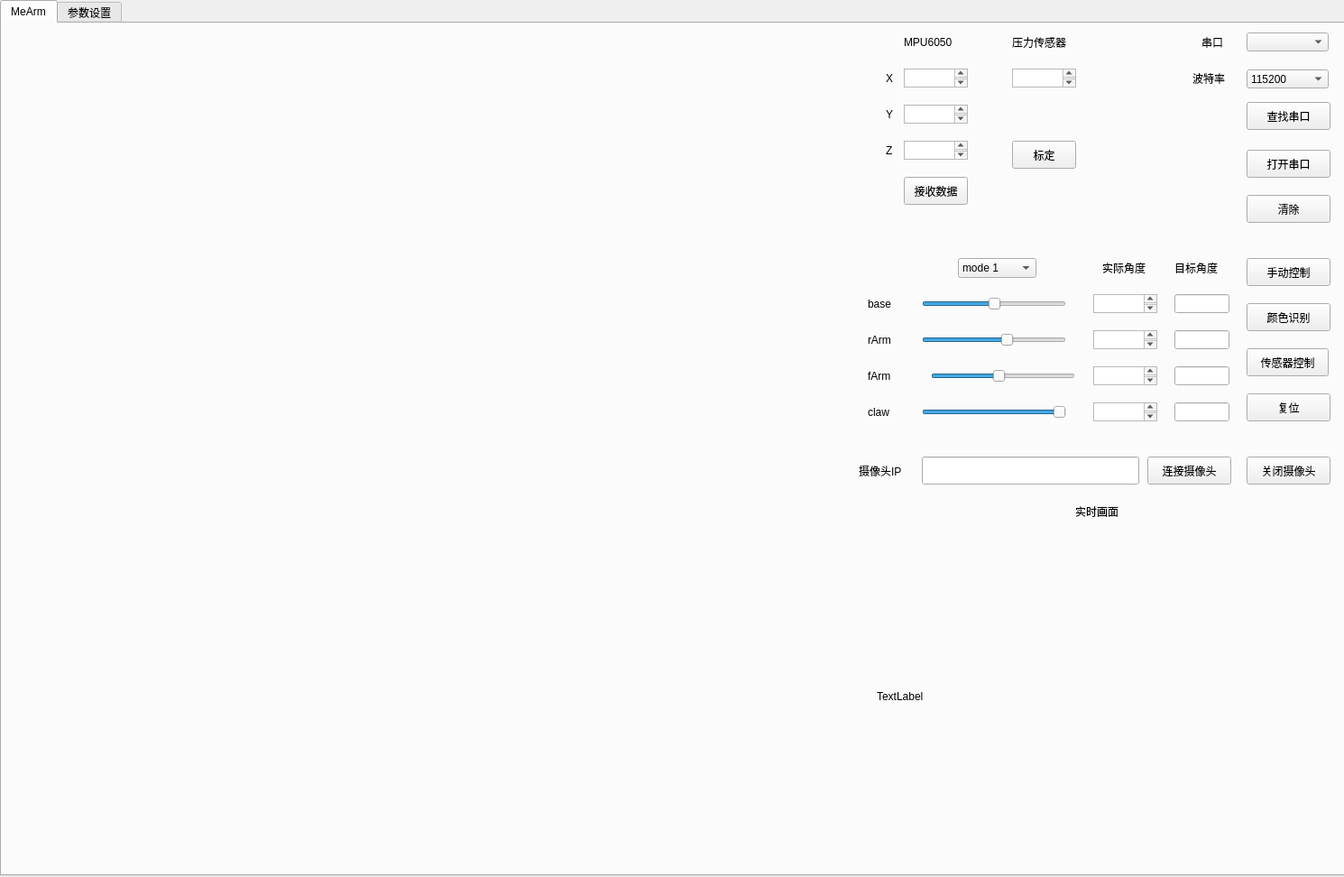
<?xml version="1.0" encoding="UTF-8"?>
<ui version="4.0">
 <class>MeArm</class>
 <widget class="QWidget" name="MeArm">
  <property name="geometry">
   <rect>
    <x>0</x>
    <y>0</y>
    <width>1490</width>
    <height>972</height>
   </rect>
  </property>
  <property name="windowTitle">
   <string>MeArm机械臂</string>
  </property>
  <property name="windowIcon">
   <iconset>
    <normaloff>C:/Users/dell/.designer/backup/hust.ico</normaloff>C:/Users/dell/.designer/backup/hust.ico</iconset>
  </property>
  <widget class="QTabWidget" name="tabWidget">
   <property name="geometry">
    <rect>
     <x>0</x>
     <y>0</y>
     <width>1491</width>
     <height>971</height>
    </rect>
   </property>
   <property name="currentIndex">
    <number>0</number>
   </property>
   <widget class="QWidget" name="tab">
    <attribute name="title">
     <string>MeArm</string>
    </attribute>
    <widget class="QLabel" name="label_12">
     <property name="geometry">
      <rect>
       <x>1190</x>
       <y>530</y>
       <width>72</width>
       <height>21</height>
      </rect>
     </property>
     <property name="text">
      <string>实时画面</string>
     </property>
    </widget>
    <widget class="QLineEdit" name="lineEdit_5">
     <property name="geometry">
      <rect>
       <x>1020</x>
       <y>480</y>
       <width>241</width>
       <height>31</height>
      </rect>
     </property>
    </widget>
    <widget class="QPushButton" name="pushButton_4">
     <property name="geometry">
      <rect>
       <x>1270</x>
       <y>480</y>
       <width>93</width>
       <height>31</height>
      </rect>
     </property>
     <property name="text">
      <string>连接摄像头</string>
     </property>
    </widget>
    <widget class="QLabel" name="label_9">
     <property name="geometry">
      <rect>
       <x>950</x>
       <y>480</y>
       <width>61</width>
       <height>31</height>
      </rect>
     </property>
     <property name="text">
      <string>摄像头IP</string>
     </property>
    </widget>
    <widget class="QLineEdit" name="lineEdit_3">
     <property name="geometry">
      <rect>
       <x>1300</x>
       <y>380</y>
       <width>61</width>
       <height>21</height>
      </rect>
     </property>
    </widget>
    <widget class="QPushButton" name="pushButton_10">
     <property name="geometry">
      <rect>
       <x>1380</x>
       <y>360</y>
       <width>91</width>
       <height>31</height>
      </rect>
     </property>
     <property name="text">
      <string>传感器控制</string>
     </property>
    </widget>
    <widget class="QLineEdit" name="lineEdit_2">
     <property name="geometry">
      <rect>
       <x>1300</x>
       <y>340</y>
       <width>61</width>
       <height>21</height>
      </rect>
     </property>
    </widget>
    <widget class="QLabel" name="label_13">
     <property name="geometry">
      <rect>
       <x>1000</x>
       <y>10</y>
       <width>61</width>
       <height>21</height>
      </rect>
     </property>
     <property name="text">
      <string>MPU6050</string>
     </property>
    </widget>
    <widget class="QTextBrowser" name="textBrowser_5">
     <property name="geometry">
      <rect>
       <x>1000</x>
       <y>130</y>
       <width>71</width>
       <height>21</height>
      </rect>
     </property>
    </widget>
    <widget class="QPushButton" name="pushButton_9">
     <property name="geometry">
      <rect>
       <x>1380</x>
       <y>480</y>
       <width>93</width>
       <height>31</height>
      </rect>
     </property>
     <property name="text">
      <string>关闭摄像头</string>
     </property>
    </widget>
    <widget class="QLabel" name="label_8">
     <property name="geometry">
      <rect>
       <x>1300</x>
       <y>260</y>
       <width>61</width>
       <height>21</height>
      </rect>
     </property>
     <property name="text">
      <string>目标角度</string>
     </property>
    </widget>
    <widget class="QLabel" name="label_2">
     <property name="geometry">
      <rect>
       <x>1320</x>
       <y>50</y>
       <width>51</width>
       <height>21</height>
      </rect>
     </property>
     <property name="text">
      <string>波特率</string>
     </property>
    </widget>
    <widget class="QPushButton" name="pushButton_7">
     <property name="geometry">
      <rect>
       <x>1380</x>
       <y>410</y>
       <width>93</width>
       <height>31</height>
      </rect>
     </property>
     <property name="text">
      <string>复位</string>
     </property>
    </widget>
    <widget class="QComboBox" name="comboBox_2">
     <property name="geometry">
      <rect>
       <x>1380</x>
       <y>51</y>
       <width>91</width>
       <height>21</height>
      </rect>
     </property>
     <item>
      <property name="text">
       <string>115200</string>
      </property>
     </item>
     <item>
      <property name="text">
       <string>9600</string>
      </property>
     </item>
    </widget>
    <widget class="QLineEdit" name="lineEdit_4">
     <property name="geometry">
      <rect>
       <x>1300</x>
       <y>420</y>
       <width>61</width>
       <height>21</height>
      </rect>
     </property>
    </widget>
    <widget class="QLabel" name="label_10">
     <property name="geometry">
      <rect>
       <x>970</x>
       <y>560</y>
       <width>501</width>
       <height>371</height>
      </rect>
     </property>
     <property name="text">
      <string>TextLabel</string>
     </property>
    </widget>
    <widget class="QPushButton" name="pushButton_3">
     <property name="geometry">
      <rect>
       <x>1380</x>
       <y>260</y>
       <width>93</width>
       <height>31</height>
      </rect>
     </property>
     <property name="text">
      <string>手动控制</string>
     </property>
    </widget>
    <widget class="QPushButton" name="pushButton_5">
     <property name="geometry">
      <rect>
       <x>1380</x>
       <y>310</y>
       <width>93</width>
       <height>31</height>
      </rect>
     </property>
     <property name="text">
      <string>颜色识别</string>
     </property>
    </widget>
    <widget class="QPushButton" name="pushButton_2">
     <property name="geometry">
      <rect>
       <x>1380</x>
       <y>140</y>
       <width>93</width>
       <height>31</height>
      </rect>
     </property>
     <property name="text">
      <string>打开串口</string>
     </property>
    </widget>
    <widget class="QLabel" name="label_14">
     <property name="geometry">
      <rect>
       <x>980</x>
       <y>130</y>
       <width>16</width>
       <height>21</height>
      </rect>
     </property>
     <property name="text">
      <string>Z</string>
     </property>
    </widget>
    <widget class="QTextBrowser" name="textBrowser_7">
     <property name="geometry">
      <rect>
       <x>1000</x>
       <y>50</y>
       <width>71</width>
       <height>21</height>
      </rect>
     </property>
    </widget>
    <widget class="QPushButton" name="pushButton_8">
     <property name="geometry">
      <rect>
       <x>1380</x>
       <y>190</y>
       <width>93</width>
       <height>31</height>
      </rect>
     </property>
     <property name="text">
      <string>清除</string>
     </property>
    </widget>
    <widget class="QTextBrowser" name="textBrowser_6">
     <property name="geometry">
      <rect>
       <x>1000</x>
       <y>90</y>
       <width>71</width>
       <height>21</height>
      </rect>
     </property>
    </widget>
    <widget class="QPushButton" name="pushButton_6">
     <property name="geometry">
      <rect>
       <x>1120</x>
       <y>130</y>
       <width>71</width>
       <height>31</height>
      </rect>
     </property>
     <property name="text">
      <string>标定</string>
     </property>
    </widget>
    <widget class="QComboBox" name="comboBox">
     <property name="geometry">
      <rect>
       <x>1380</x>
       <y>10</y>
       <width>91</width>
       <height>21</height>
      </rect>
     </property>
    </widget>
    <widget class="QLabel" name="label">
     <property name="geometry">
      <rect>
       <x>1330</x>
       <y>10</y>
       <width>31</width>
       <height>21</height>
      </rect>
     </property>
     <property name="text">
      <string>串口</string>
     </property>
    </widget>
    <widget class="QLabel" name="label_16">
     <property name="geometry">
      <rect>
       <x>980</x>
       <y>50</y>
       <width>16</width>
       <height>21</height>
      </rect>
     </property>
     <property name="text">
      <string>X</string>
     </property>
    </widget>
    <widget class="QPushButton" name="pushButton_11">
     <property name="geometry">
      <rect>
       <x>1000</x>
       <y>170</y>
       <width>71</width>
       <height>31</height>
      </rect>
     </property>
     <property name="text">
      <string>接收数据</string>
     </property>
    </widget>
    <widget class="QPushButton" name="pushButton">
     <property name="geometry">
      <rect>
       <x>1380</x>
       <y>87</y>
       <width>93</width>
       <height>31</height>
      </rect>
     </property>
     <property name="text">
      <string>查找串口</string>
     </property>
    </widget>
    <widget class="QLabel" name="label_11">
     <property name="geometry">
      <rect>
       <x>1120</x>
       <y>10</y>
       <width>81</width>
       <height>21</height>
      </rect>
     </property>
     <property name="text">
      <string>压力传感器</string>
     </property>
    </widget>
    <widget class="QTextBrowser" name="textBrowser_8">
     <property name="geometry">
      <rect>
       <x>1120</x>
       <y>50</y>
       <width>71</width>
       <height>21</height>
      </rect>
     </property>
    </widget>
    <widget class="QLineEdit" name="lineEdit">
     <property name="geometry">
      <rect>
       <x>1300</x>
       <y>300</y>
       <width>61</width>
       <height>21</height>
      </rect>
     </property>
    </widget>
    <widget class="QLabel" name="label_33">
     <property name="geometry">
      <rect>
       <x>980</x>
       <y>90</y>
       <width>16</width>
       <height>21</height>
      </rect>
     </property>
     <property name="text">
      <string>Y</string>
     </property>
    </widget>
    <widget class="opengl_widget" name="widget" native="true">
     <property name="geometry">
      <rect>
       <x>10</x>
       <y>30</y>
       <width>900</width>
       <height>900</height>
      </rect>
     </property>
    </widget>
    <widget class="QSlider" name="horizontalSlider_3">
     <property name="geometry">
      <rect>
       <x>1030</x>
       <y>380</y>
       <width>160</width>
       <height>22</height>
      </rect>
     </property>
     <property name="minimum">
      <number>-90</number>
     </property>
     <property name="maximum">
      <number>90</number>
     </property>
     <property name="value">
      <number>-5</number>
     </property>
     <property name="orientation">
      <enum>Qt::Horizontal</enum>
     </property>
    </widget>
    <widget class="QLabel" name="label_34">
     <property name="geometry">
      <rect>
       <x>960</x>
       <y>300</y>
       <width>41</width>
       <height>21</height>
      </rect>
     </property>
     <property name="text">
      <string>base</string>
     </property>
    </widget>
    <widget class="QSlider" name="horizontalSlider_2">
     <property name="geometry">
      <rect>
       <x>1020</x>
       <y>340</y>
       <width>160</width>
       <height>22</height>
      </rect>
     </property>
     <property name="maximum">
      <number>150</number>
     </property>
     <property name="value">
      <number>90</number>
     </property>
     <property name="orientation">
      <enum>Qt::Horizontal</enum>
     </property>
    </widget>
    <widget class="QSlider" name="horizontalSlider_4">
     <property name="geometry">
      <rect>
       <x>1020</x>
       <y>420</y>
       <width>160</width>
       <height>22</height>
      </rect>
     </property>
     <property name="minimum">
      <number>0</number>
     </property>
     <property name="maximum">
      <number>60</number>
     </property>
     <property name="value">
      <number>60</number>
     </property>
     <property name="orientation">
      <enum>Qt::Horizontal</enum>
     </property>
    </widget>
    <widget class="QSlider" name="horizontalSlider">
     <property name="geometry">
      <rect>
       <x>1020</x>
       <y>300</y>
       <width>160</width>
       <height>22</height>
      </rect>
     </property>
     <property name="minimum">
      <number>-90</number>
     </property>
     <property name="maximum">
      <number>90</number>
     </property>
     <property name="value">
      <number>0</number>
     </property>
     <property name="orientation">
      <enum>Qt::Horizontal</enum>
     </property>
    </widget>
    <widget class="QLabel" name="label_38">
     <property name="geometry">
      <rect>
       <x>960</x>
       <y>380</y>
       <width>41</width>
       <height>21</height>
      </rect>
     </property>
     <property name="text">
      <string>fArm</string>
     </property>
    </widget>
    <widget class="QLabel" name="label_39">
     <property name="geometry">
      <rect>
       <x>960</x>
       <y>420</y>
       <width>41</width>
       <height>21</height>
      </rect>
     </property>
     <property name="text">
      <string>claw</string>
     </property>
    </widget>
    <widget class="QLabel" name="label_40">
     <property name="geometry">
      <rect>
       <x>960</x>
       <y>340</y>
       <width>41</width>
       <height>21</height>
      </rect>
     </property>
     <property name="text">
      <string>rArm</string>
     </property>
    </widget>
    <widget class="QComboBox" name="comboBox_5">
     <property name="geometry">
      <rect>
       <x>1060</x>
       <y>260</y>
       <width>87</width>
       <height>22</height>
      </rect>
     </property>
     <item>
      <property name="text">
       <string>mode 1</string>
      </property>
     </item>
     <item>
      <property name="text">
       <string>mode 2</string>
      </property>
     </item>
    </widget>
    <widget class="QTextBrowser" name="textBrowser_2">
     <property name="geometry">
      <rect>
       <x>1210</x>
       <y>340</y>
       <width>71</width>
       <height>21</height>
      </rect>
     </property>
    </widget>
    <widget class="QTextBrowser" name="textBrowser_4">
     <property name="geometry">
      <rect>
       <x>1210</x>
       <y>420</y>
       <width>71</width>
       <height>21</height>
      </rect>
     </property>
    </widget>
    <widget class="QTextBrowser" name="textBrowser_3">
     <property name="geometry">
      <rect>
       <x>1210</x>
       <y>380</y>
       <width>71</width>
       <height>21</height>
      </rect>
     </property>
    </widget>
    <widget class="QTextBrowser" name="textBrowser">
     <property name="geometry">
      <rect>
       <x>1210</x>
       <y>300</y>
       <width>71</width>
       <height>21</height>
      </rect>
     </property>
    </widget>
    <widget class="QLabel" name="label_15">
     <property name="geometry">
      <rect>
       <x>1220</x>
       <y>260</y>
       <width>61</width>
       <height>21</height>
      </rect>
     </property>
     <property name="text">
      <string>实际角度</string>
     </property>
    </widget>
   </widget>
   <widget class="QWidget" name="tab_2">
    <attribute name="title">
     <string>参数设置</string>
    </attribute>
    <widget class="QLineEdit" name="lineEdit_6">
     <property name="geometry">
      <rect>
       <x>480</x>
       <y>120</y>
       <width>61</width>
       <height>21</height>
      </rect>
     </property>
    </widget>
    <widget class="QLabel" name="label_17">
     <property name="geometry">
      <rect>
       <x>440</x>
       <y>120</y>
       <width>31</width>
       <height>21</height>
      </rect>
     </property>
     <property name="text">
      <string>Hmin</string>
     </property>
    </widget>
    <widget class="QLineEdit" name="lineEdit_7">
     <property name="geometry">
      <rect>
       <x>480</x>
       <y>160</y>
       <width>61</width>
       <height>21</height>
      </rect>
     </property>
    </widget>
    <widget class="QLabel" name="label_18">
     <property name="geometry">
      <rect>
       <x>440</x>
       <y>160</y>
       <width>31</width>
       <height>21</height>
      </rect>
     </property>
     <property name="text">
      <string>Smin</string>
     </property>
    </widget>
    <widget class="QLineEdit" name="lineEdit_8">
     <property name="geometry">
      <rect>
       <x>480</x>
       <y>200</y>
       <width>61</width>
       <height>21</height>
      </rect>
     </property>
    </widget>
    <widget class="QLabel" name="label_19">
     <property name="geometry">
      <rect>
       <x>440</x>
       <y>200</y>
       <width>31</width>
       <height>21</height>
      </rect>
     </property>
     <property name="text">
      <string>Vmin</string>
     </property>
    </widget>
    <widget class="QLabel" name="label_20">
     <property name="geometry">
      <rect>
       <x>600</x>
       <y>160</y>
       <width>31</width>
       <height>21</height>
      </rect>
     </property>
     <property name="text">
      <string>Smax</string>
     </property>
    </widget>
    <widget class="QLineEdit" name="lineEdit_9">
     <property name="geometry">
      <rect>
       <x>640</x>
       <y>120</y>
       <width>61</width>
       <height>21</height>
      </rect>
     </property>
    </widget>
    <widget class="QLabel" name="label_21">
     <property name="geometry">
      <rect>
       <x>600</x>
       <y>200</y>
       <width>31</width>
       <height>21</height>
      </rect>
     </property>
     <property name="text">
      <string>Vmax</string>
     </property>
    </widget>
    <widget class="QLabel" name="label_22">
     <property name="geometry">
      <rect>
       <x>600</x>
       <y>120</y>
       <width>31</width>
       <height>21</height>
      </rect>
     </property>
     <property name="text">
      <string>Hmax</string>
     </property>
    </widget>
    <widget class="QLineEdit" name="lineEdit_10">
     <property name="geometry">
      <rect>
       <x>640</x>
       <y>160</y>
       <width>61</width>
       <height>21</height>
      </rect>
     </property>
    </widget>
    <widget class="QLineEdit" name="lineEdit_11">
     <property name="geometry">
      <rect>
       <x>640</x>
       <y>200</y>
       <width>61</width>
       <height>21</height>
      </rect>
     </property>
    </widget>
    <widget class="QLabel" name="label_23">
     <property name="geometry">
      <rect>
       <x>800</x>
       <y>160</y>
       <width>31</width>
       <height>21</height>
      </rect>
     </property>
     <property name="text">
      <string>Smin</string>
     </property>
    </widget>
    <widget class="QLineEdit" name="lineEdit_12">
     <property name="geometry">
      <rect>
       <x>840</x>
       <y>120</y>
       <width>61</width>
       <height>21</height>
      </rect>
     </property>
    </widget>
    <widget class="QLabel" name="label_24">
     <property name="geometry">
      <rect>
       <x>800</x>
       <y>200</y>
       <width>31</width>
       <height>21</height>
      </rect>
     </property>
     <property name="text">
      <string>Vmin</string>
     </property>
    </widget>
    <widget class="QLabel" name="label_25">
     <property name="geometry">
      <rect>
       <x>800</x>
       <y>120</y>
       <width>31</width>
       <height>21</height>
      </rect>
     </property>
     <property name="text">
      <string>Hmin</string>
     </property>
    </widget>
    <widget class="QLineEdit" name="lineEdit_13">
     <property name="geometry">
      <rect>
       <x>840</x>
       <y>160</y>
       <width>61</width>
       <height>21</height>
      </rect>
     </property>
    </widget>
    <widget class="QLineEdit" name="lineEdit_14">
     <property name="geometry">
      <rect>
       <x>840</x>
       <y>200</y>
       <width>61</width>
       <height>21</height>
      </rect>
     </property>
    </widget>
    <widget class="QLabel" name="label_26">
     <property name="geometry">
      <rect>
       <x>960</x>
       <y>160</y>
       <width>31</width>
       <height>21</height>
      </rect>
     </property>
     <property name="text">
      <string>Smax</string>
     </property>
    </widget>
    <widget class="QLineEdit" name="lineEdit_15">
     <property name="geometry">
      <rect>
       <x>1000</x>
       <y>120</y>
       <width>61</width>
       <height>21</height>
      </rect>
     </property>
    </widget>
    <widget class="QLabel" name="label_27">
     <property name="geometry">
      <rect>
       <x>960</x>
       <y>200</y>
       <width>31</width>
       <height>21</height>
      </rect>
     </property>
     <property name="text">
      <string>Vmax</string>
     </property>
    </widget>
    <widget class="QLabel" name="label_28">
     <property name="geometry">
      <rect>
       <x>960</x>
       <y>120</y>
       <width>31</width>
       <height>21</height>
      </rect>
     </property>
     <property name="text">
      <string>Hmax</string>
     </property>
    </widget>
    <widget class="QLineEdit" name="lineEdit_16">
     <property name="geometry">
      <rect>
       <x>1000</x>
       <y>160</y>
       <width>61</width>
       <height>21</height>
      </rect>
     </property>
    </widget>
    <widget class="QLineEdit" name="lineEdit_17">
     <property name="geometry">
      <rect>
       <x>1000</x>
       <y>200</y>
       <width>61</width>
       <height>21</height>
      </rect>
     </property>
    </widget>
    <widget class="Line" name="line_5">
     <property name="geometry">
      <rect>
       <x>410</x>
       <y>70</y>
       <width>20</width>
       <height>181</height>
      </rect>
     </property>
     <property name="orientation">
      <enum>Qt::Vertical</enum>
     </property>
    </widget>
    <widget class="Line" name="line_6">
     <property name="geometry">
      <rect>
       <x>420</x>
       <y>60</y>
       <width>311</width>
       <height>20</height>
      </rect>
     </property>
     <property name="orientation">
      <enum>Qt::Horizontal</enum>
     </property>
    </widget>
    <widget class="Line" name="line_7">
     <property name="geometry">
      <rect>
       <x>420</x>
       <y>240</y>
       <width>311</width>
       <height>20</height>
      </rect>
     </property>
     <property name="orientation">
      <enum>Qt::Horizontal</enum>
     </property>
    </widget>
    <widget class="Line" name="line_8">
     <property name="geometry">
      <rect>
       <x>720</x>
       <y>70</y>
       <width>20</width>
       <height>181</height>
      </rect>
     </property>
     <property name="orientation">
      <enum>Qt::Vertical</enum>
     </property>
    </widget>
    <widget class="Line" name="line_9">
     <property name="geometry">
      <rect>
       <x>780</x>
       <y>240</y>
       <width>311</width>
       <height>20</height>
      </rect>
     </property>
     <property name="orientation">
      <enum>Qt::Horizontal</enum>
     </property>
    </widget>
    <widget class="Line" name="line_10">
     <property name="geometry">
      <rect>
       <x>780</x>
       <y>60</y>
       <width>311</width>
       <height>20</height>
      </rect>
     </property>
     <property name="orientation">
      <enum>Qt::Horizontal</enum>
     </property>
    </widget>
    <widget class="Line" name="line_11">
     <property name="geometry">
      <rect>
       <x>1080</x>
       <y>70</y>
       <width>20</width>
       <height>181</height>
      </rect>
     </property>
     <property name="orientation">
      <enum>Qt::Vertical</enum>
     </property>
    </widget>
    <widget class="Line" name="line_12">
     <property name="geometry">
      <rect>
       <x>770</x>
       <y>70</y>
       <width>20</width>
       <height>181</height>
      </rect>
     </property>
     <property name="orientation">
      <enum>Qt::Vertical</enum>
     </property>
    </widget>
    <widget class="QLabel" name="label_29">
     <property name="geometry">
      <rect>
       <x>720</x>
       <y>350</y>
       <width>81</width>
       <height>31</height>
      </rect>
     </property>
     <property name="text">
      <string>&lt;html&gt;&lt;head/&gt;&lt;body&gt;&lt;p&gt;&lt;span style=&quot; font-size:10pt;&quot;&gt;HSV参考表&lt;/span&gt;&lt;/p&gt;&lt;/body&gt;&lt;/html&gt;</string>
     </property>
    </widget>
    <widget class="QLabel" name="label_30">
     <property name="geometry">
      <rect>
       <x>340</x>
       <y>410</y>
       <width>841</width>
       <height>431</height>
      </rect>
     </property>
     <property name="text">
      <string>TextLabel</string>
     </property>
    </widget>
    <widget class="QComboBox" name="comboBox_3">
     <property name="geometry">
      <rect>
       <x>530</x>
       <y>80</y>
       <width>87</width>
       <height>22</height>
      </rect>
     </property>
     <item>
      <property name="text">
       <string>red</string>
      </property>
     </item>
     <item>
      <property name="text">
       <string>yellow</string>
      </property>
     </item>
     <item>
      <property name="text">
       <string>green</string>
      </property>
     </item>
     <item>
      <property name="text">
       <string>purple</string>
      </property>
     </item>
     <item>
      <property name="text">
       <string>blue</string>
      </property>
     </item>
     <item>
      <property name="text">
       <string>orange</string>
      </property>
     </item>
    </widget>
    <widget class="QPushButton" name="pushButton_13">
     <property name="geometry">
      <rect>
       <x>710</x>
       <y>270</y>
       <width>93</width>
       <height>31</height>
      </rect>
     </property>
     <property name="text">
      <string>修改</string>
     </property>
    </widget>
    <widget class="QComboBox" name="comboBox_4">
     <property name="geometry">
      <rect>
       <x>890</x>
       <y>80</y>
       <width>87</width>
       <height>22</height>
      </rect>
     </property>
     <item>
      <property name="text">
       <string>purple</string>
      </property>
     </item>
     <item>
      <property name="text">
       <string>green</string>
      </property>
     </item>
     <item>
      <property name="text">
       <string>yellow</string>
      </property>
     </item>
     <item>
      <property name="text">
       <string>blue</string>
      </property>
     </item>
     <item>
      <property name="text">
       <string>orange</string>
      </property>
     </item>
     <item>
      <property name="text">
       <string>red</string>
      </property>
     </item>
    </widget>
    <widget class="QLabel" name="label_31">
     <property name="geometry">
      <rect>
       <x>480</x>
       <y>80</y>
       <width>41</width>
       <height>21</height>
      </rect>
     </property>
     <property name="text">
      <string>颜色1</string>
     </property>
    </widget>
    <widget class="QLabel" name="label_32">
     <property name="geometry">
      <rect>
       <x>840</x>
       <y>80</y>
       <width>41</width>
       <height>21</height>
      </rect>
     </property>
     <property name="text">
      <string>颜色2</string>
     </property>
    </widget>
   </widget>
  </widget>
 </widget>
 <customwidgets>
  <customwidget>
   <class>opengl_widget</class>
   <extends>QWidget</extends>
   <header>Qopengl</header>
   <container>1</container>
  </customwidget>
 </customwidgets>
 <resources/>
 <connections/>
</ui>
